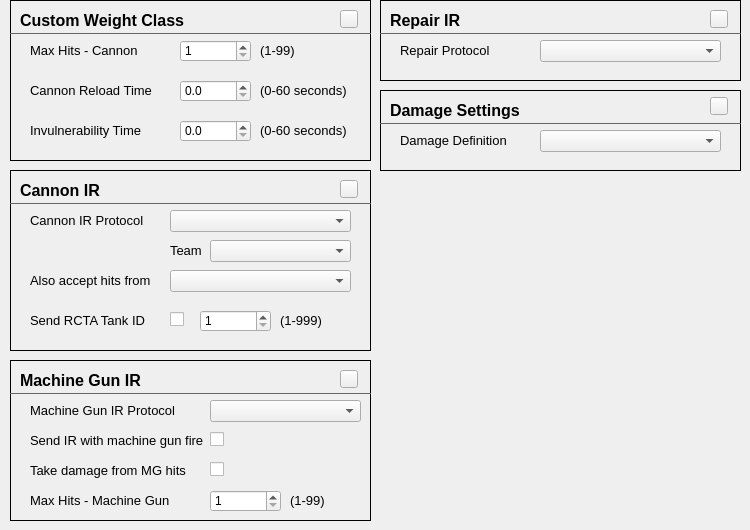
              <widget class="QWidget" name="pgBattle">
               <widget class="FrameContent" name="frmIR">
                <property name="geometry">
                 <rect>
                  <x>10</x>
                  <y>170</y>
                  <width>361</width>
                  <height>181</height>
                 </rect>
                </property>
                <property name="frameShape">
                 <enum>QFrame::Box</enum>
                </property>
                <widget class="QLabel" name="label_94">
                 <property name="geometry">
                  <rect>
                   <x>20</x>
                   <y>40</y>
                   <width>131</width>
                   <height>21</height>
                  </rect>
                 </property>
                 <property name="font">
                  <font>
                   <pointsize>10</pointsize>
                  </font>
                 </property>
                 <property name="text">
                  <string>Cannon IR Protocol</string>
                 </property>
                </widget>
                <widget class="QLabel" name="label_95">
                 <property name="geometry">
                  <rect>
                   <x>10</x>
                   <y>10</y>
                   <width>131</width>
                   <height>21</height>
                  </rect>
                 </property>
                 <property name="font">
                  <font>
                   <family>MS Shell Dlg 2</family>
                   <pointsize>12</pointsize>
                   <weight>75</weight>
                   <bold>true</bold>
                  </font>
                 </property>
                 <property name="text">
                  <string>Cannon IR</string>
                 </property>
                </widget>
                <widget class="QFrame" name="frame_23">
                 <property name="geometry">
                  <rect>
                   <x>0</x>
                   <y>23</y>
                   <width>361</width>
                   <height>20</height>
                  </rect>
                 </property>
                 <property name="styleSheet">
                  <string notr="true">color: #666;</string>
                 </property>
                 <property name="frameShape">
                  <enum>QFrame::HLine</enum>
                 </property>
                 <property name="frameShadow">
                  <enum>QFrame::Plain</enum>
                 </property>
                </widget>
                <widget class="HelpButton" name="hpbCannonIR">
                 <property name="geometry">
                  <rect>
                   <x>330</x>
                   <y>10</y>
                   <width>18</width>
                   <height>18</height>
                  </rect>
                 </property>
                 <property name="maximumSize">
                  <size>
                   <width>18</width>
                   <height>18</height>
                  </size>
                 </property>
                 <property name="text">
                  <string/>
                 </property>
                </widget>
                <widget class="IRProtocolComboBox" name="cboFireProtocol">
                 <property name="geometry">
                  <rect>
                   <x>160</x>
                   <y>40</y>
                   <width>181</width>
                   <height>22</height>
                  </rect>
                 </property>
                </widget>
                <widget class="QLabel" name="lblHitProtocol_2">
                 <property name="geometry">
                  <rect>
                   <x>20</x>
                   <y>100</y>
                   <width>131</width>
                   <height>21</height>
                  </rect>
                 </property>
                 <property name="font">
                  <font>
                   <pointsize>10</pointsize>
                  </font>
                 </property>
                 <property name="text">
                  <string>Also accept hits from</string>
                 </property>
                 <property name="alignment">
                  <set>Qt::AlignLeading|Qt::AlignLeft|Qt::AlignVCenter</set>
                 </property>
                </widget>
                <widget class="IRProtocolComboBox" name="cboHitProtocol_2">
                 <property name="geometry">
                  <rect>
                   <x>160</x>
                   <y>100</y>
                   <width>181</width>
                   <height>22</height>
                  </rect>
                 </property>
                </widget>
                <widget class="QLabel" name="lblSendRCTAID">
                 <property name="geometry">
                  <rect>
                   <x>20</x>
                   <y>140</y>
                   <width>131</width>
                   <height>21</height>
                  </rect>
                 </property>
                 <property name="font">
                  <font>
                   <pointsize>10</pointsize>
                  </font>
                 </property>
                 <property name="text">
                  <string>Send RCTA Tank ID</string>
                 </property>
                 <property name="alignment">
                  <set>Qt::AlignLeading|Qt::AlignLeft|Qt::AlignVCenter</set>
                 </property>
                </widget>
                <widget class="QSpinBox" name="spinTankID">
                 <property name="geometry">
                  <rect>
                   <x>190</x>
                   <y>140</y>
                   <width>71</width>
                   <height>22</height>
                  </rect>
                 </property>
                 <property name="minimum">
                  <number>1</number>
                 </property>
                 <property name="maximum">
                  <number>999</number>
                 </property>
                </widget>
                <widget class="QLabel" name="lblSpinTankID">
                 <property name="geometry">
                  <rect>
                   <x>270</x>
                   <y>140</y>
                   <width>51</width>
                   <height>21</height>
                  </rect>
                 </property>
                 <property name="font">
                  <font>
                   <pointsize>10</pointsize>
                  </font>
                 </property>
                 <property name="text">
                  <string>(1-999)</string>
                 </property>
                </widget>
                <widget class="QCheckBox" name="chkSendTankID">
                 <property name="geometry">
                  <rect>
                   <x>160</x>
                   <y>140</y>
                   <width>16</width>
                   <height>18</height>
                  </rect>
                 </property>
                 <property name="text">
                  <string/>
                 </property>
                </widget>
                <widget class="IRTeamsComboBox" name="cboTeam">
                 <property name="geometry">
                  <rect>
                   <x>200</x>
                   <y>70</y>
                   <width>141</width>
                   <height>22</height>
                  </rect>
                 </property>
                </widget>
                <widget class="QLabel" name="lblTeam">
                 <property name="geometry">
                  <rect>
                   <x>160</x>
                   <y>70</y>
                   <width>41</width>
                   <height>21</height>
                  </rect>
                 </property>
                 <property name="font">
                  <font>
                   <pointsize>10</pointsize>
                  </font>
                 </property>
                 <property name="text">
                  <string>Team</string>
                 </property>
                </widget>
               </widget>
               <widget class="FrameContent" name="frmWeightClass">
                <property name="geometry">
                 <rect>
                  <x>10</x>
                  <y>0</y>
                  <width>361</width>
                  <height>161</height>
                 </rect>
                </property>
                <property name="frameShape">
                 <enum>QFrame::Box</enum>
                </property>
                <property name="frameShadow">
                 <enum>QFrame::Plain</enum>
                </property>
                <widget class="QFrame" name="frame_28">
                 <property name="geometry">
                  <rect>
                   <x>0</x>
                   <y>23</y>
                   <width>361</width>
                   <height>20</height>
                  </rect>
                 </property>
                 <property name="styleSheet">
                  <string notr="true">color: #666;</string>
                 </property>
                 <property name="frameShape">
                  <enum>QFrame::HLine</enum>
                 </property>
                 <property name="frameShadow">
                  <enum>QFrame::Plain</enum>
                 </property>
                </widget>
                <widget class="HelpButton" name="hpbWeightClass">
                 <property name="geometry">
                  <rect>
                   <x>330</x>
                   <y>10</y>
                   <width>18</width>
                   <height>18</height>
                  </rect>
                 </property>
                 <property name="maximumSize">
                  <size>
                   <width>18</width>
                   <height>18</height>
                  </size>
                 </property>
                 <property name="text">
                  <string/>
                 </property>
                </widget>
                <widget class="QLabel" name="label_129">
                 <property name="geometry">
                  <rect>
                   <x>10</x>
                   <y>10</y>
                   <width>181</width>
                   <height>21</height>
                  </rect>
                 </property>
                 <property name="font">
                  <font>
                   <pointsize>12</pointsize>
                   <weight>75</weight>
                   <bold>true</bold>
                  </font>
                 </property>
                 <property name="text">
                  <string>Custom Weight Class</string>
                 </property>
                </widget>
                <widget class="QLabel" name="label_117">
                 <property name="geometry">
                  <rect>
                   <x>20</x>
                   <y>40</y>
                   <width>131</width>
                   <height>21</height>
                  </rect>
                 </property>
                 <property name="font">
                  <font>
                   <pointsize>10</pointsize>
                  </font>
                 </property>
                 <property name="text">
                  <string>Max Hits - Cannon</string>
                 </property>
                </widget>
                <widget class="QLabel" name="label_96">
                 <property name="geometry">
                  <rect>
                   <x>20</x>
                   <y>80</y>
                   <width>131</width>
                   <height>21</height>
                  </rect>
                 </property>
                 <property name="font">
                  <font>
                   <pointsize>10</pointsize>
                  </font>
                 </property>
                 <property name="text">
                  <string>Cannon Reload Time</string>
                 </property>
                </widget>
                <widget class="QSpinBox" name="spinMaxHits">
                 <property name="geometry">
                  <rect>
                   <x>170</x>
                   <y>40</y>
                   <width>71</width>
                   <height>22</height>
                  </rect>
                 </property>
                 <property name="minimum">
                  <number>1</number>
                 </property>
                 <property name="maximum">
                  <number>99</number>
                 </property>
                </widget>
                <widget class="QLabel" name="label_97">
                 <property name="geometry">
                  <rect>
                   <x>20</x>
                   <y>120</y>
                   <width>121</width>
                   <height>21</height>
                  </rect>
                 </property>
                 <property name="font">
                  <font>
                   <pointsize>10</pointsize>
                  </font>
                 </property>
                 <property name="text">
                  <string>Invulnerability Time</string>
                 </property>
                </widget>
                <widget class="QLabel" name="label_132">
                 <property name="geometry">
                  <rect>
                   <x>250</x>
                   <y>80</y>
                   <width>91</width>
                   <height>21</height>
                  </rect>
                 </property>
                 <property name="font">
                  <font>
                   <pointsize>10</pointsize>
                  </font>
                 </property>
                 <property name="text">
                  <string>(0-60 seconds)</string>
                 </property>
                </widget>
                <widget class="QDoubleSpinBox" name="dspinReloadTime">
                 <property name="geometry">
                  <rect>
                   <x>170</x>
                   <y>80</y>
                   <width>71</width>
                   <height>22</height>
                  </rect>
                 </property>
                 <property name="decimals">
                  <number>1</number>
                 </property>
                 <property name="maximum">
                  <double>60.000000000000000</double>
                 </property>
                 <property name="singleStep">
                  <double>0.500000000000000</double>
                 </property>
                </widget>
                <widget class="QDoubleSpinBox" name="dspinRecoveryTime">
                 <property name="geometry">
                  <rect>
                   <x>170</x>
                   <y>120</y>
                   <width>71</width>
                   <height>22</height>
                  </rect>
                 </property>
                 <property name="decimals">
                  <number>1</number>
                 </property>
                 <property name="maximum">
                  <double>60.000000000000000</double>
                 </property>
                 <property name="singleStep">
                  <double>0.500000000000000</double>
                 </property>
                </widget>
                <widget class="QLabel" name="label_133">
                 <property name="geometry">
                  <rect>
                   <x>250</x>
                   <y>120</y>
                   <width>91</width>
                   <height>21</height>
                  </rect>
                 </property>
                 <property name="font">
                  <font>
                   <pointsize>10</pointsize>
                  </font>
                 </property>
                 <property name="text">
                  <string>(0-60 seconds)</string>
                 </property>
                </widget>
                <widget class="QLabel" name="label_134">
                 <property name="geometry">
                  <rect>
                   <x>250</x>
                   <y>40</y>
                   <width>41</width>
                   <height>21</height>
                  </rect>
                 </property>
                 <property name="font">
                  <font>
                   <pointsize>10</pointsize>
                  </font>
                 </property>
                 <property name="text">
                  <string>(1-99)</string>
                 </property>
                </widget>
               </widget>
               <widget class="FrameContent" name="frmMGIR">
                <property name="geometry">
                 <rect>
                  <x>10</x>
                  <y>360</y>
                  <width>361</width>
                  <height>161</height>
                 </rect>
                </property>
                <property name="frameShape">
                 <enum>QFrame::Box</enum>
                </property>
                <property name="frameShadow">
                 <enum>QFrame::Plain</enum>
                </property>
                <widget class="QSpinBox" name="spinMaxMGHits">
                 <property name="geometry">
                  <rect>
                   <x>200</x>
                   <y>130</y>
                   <width>71</width>
                   <height>22</height>
                  </rect>
                 </property>
                 <property name="minimum">
                  <number>1</number>
                 </property>
                 <property name="maximum">
                  <number>99</number>
                 </property>
                </widget>
                <widget class="QCheckBox" name="chkAcceptMG">
                 <property name="geometry">
                  <rect>
                   <x>200</x>
                   <y>100</y>
                   <width>16</width>
                   <height>18</height>
                  </rect>
                 </property>
                 <property name="text">
                  <string/>
                 </property>
                </widget>
                <widget class="QLabel" name="lblMaxMGHits1">
                 <property name="geometry">
                  <rect>
                   <x>20</x>
                   <y>130</y>
                   <width>141</width>
                   <height>21</height>
                  </rect>
                 </property>
                 <property name="font">
                  <font>
                   <pointsize>10</pointsize>
                  </font>
                 </property>
                 <property name="text">
                  <string>Max Hits - Machine Gun</string>
                 </property>
                </widget>
                <widget class="QLabel" name="lblUseMG">
                 <property name="geometry">
                  <rect>
                   <x>20</x>
                   <y>70</y>
                   <width>181</width>
                   <height>21</height>
                  </rect>
                 </property>
                 <property name="font">
                  <font>
                   <pointsize>10</pointsize>
                  </font>
                 </property>
                 <property name="text">
                  <string>Send IR with machine gun fire</string>
                 </property>
                </widget>
                <widget class="QLabel" name="label_144">
                 <property name="geometry">
                  <rect>
                   <x>10</x>
                   <y>10</y>
                   <width>131</width>
                   <height>21</height>
                  </rect>
                 </property>
                 <property name="font">
                  <font>
                   <family>MS Shell Dlg 2</family>
                   <pointsize>12</pointsize>
                   <weight>75</weight>
                   <bold>true</bold>
                  </font>
                 </property>
                 <property name="text">
                  <string>Machine Gun IR</string>
                 </property>
                </widget>
                <widget class="QCheckBox" name="chkUseMG">
                 <property name="geometry">
                  <rect>
                   <x>200</x>
                   <y>70</y>
                   <width>16</width>
                   <height>18</height>
                  </rect>
                 </property>
                 <property name="text">
                  <string/>
                 </property>
                </widget>
                <widget class="QLabel" name="lblMaxMGHits2">
                 <property name="geometry">
                  <rect>
                   <x>280</x>
                   <y>130</y>
                   <width>41</width>
                   <height>21</height>
                  </rect>
                 </property>
                 <property name="font">
                  <font>
                   <pointsize>10</pointsize>
                  </font>
                 </property>
                 <property name="text">
                  <string>(1-99)</string>
                 </property>
                </widget>
                <widget class="MGProtocolComboBox" name="cboMGProtocol">
                 <property name="geometry">
                  <rect>
                   <x>200</x>
                   <y>40</y>
                   <width>151</width>
                   <height>22</height>
                  </rect>
                 </property>
                </widget>
                <widget class="QLabel" name="lblMGProtocol">
                 <property name="geometry">
                  <rect>
                   <x>20</x>
                   <y>40</y>
                   <width>151</width>
                   <height>21</height>
                  </rect>
                 </property>
                 <property name="font">
                  <font>
                   <pointsize>10</pointsize>
                  </font>
                 </property>
                 <property name="text">
                  <string>Machine Gun IR Protocol</string>
                 </property>
                </widget>
                <widget class="QFrame" name="frame_30">
                 <property name="geometry">
                  <rect>
                   <x>0</x>
                   <y>23</y>
                   <width>361</width>
                   <height>20</height>
                  </rect>
                 </property>
                 <property name="styleSheet">
                  <string notr="true">color: #666;</string>
                 </property>
                 <property name="frameShape">
                  <enum>QFrame::HLine</enum>
                 </property>
                 <property name="frameShadow">
                  <enum>QFrame::Plain</enum>
                 </property>
                </widget>
                <widget class="QLabel" name="lblAcceptMG">
                 <property name="geometry">
                  <rect>
                   <x>20</x>
                   <y>100</y>
                   <width>161</width>
                   <height>21</height>
                  </rect>
                 </property>
                 <property name="font">
                  <font>
                   <pointsize>10</pointsize>
                  </font>
                 </property>
                 <property name="text">
                  <string>Take damage from MG hits</string>
                 </property>
                </widget>
                <widget class="HelpButton" name="hpbMGIR">
                 <property name="geometry">
                  <rect>
                   <x>330</x>
                   <y>10</y>
                   <width>18</width>
                   <height>18</height>
                  </rect>
                 </property>
                 <property name="maximumSize">
                  <size>
                   <width>18</width>
                   <height>18</height>
                  </size>
                 </property>
                 <property name="text">
                  <string/>
                 </property>
                </widget>
               </widget>
               <widget class="FrameContent" name="frmDamage">
                <property name="geometry">
                 <rect>
                  <x>380</x>
                  <y>90</y>
                  <width>361</width>
                  <height>81</height>
                 </rect>
                </property>
                <property name="frameShape">
                 <enum>QFrame::Box</enum>
                </property>
                <property name="frameShadow">
                 <enum>QFrame::Plain</enum>
                </property>
                <widget class="DamageProfileComboBox" name="cboDamageProfile">
                 <property name="geometry">
                  <rect>
                   <x>160</x>
                   <y>40</y>
                   <width>181</width>
                   <height>22</height>
                  </rect>
                 </property>
                </widget>
                <widget class="QLabel" name="lblDamageProfile">
                 <property name="geometry">
                  <rect>
                   <x>20</x>
                   <y>40</y>
                   <width>111</width>
                   <height>21</height>
                  </rect>
                 </property>
                 <property name="font">
                  <font>
                   <pointsize>10</pointsize>
                  </font>
                 </property>
                 <property name="text">
                  <string>Damage Definition</string>
                 </property>
                </widget>
                <widget class="QLabel" name="label_146">
                 <property name="geometry">
                  <rect>
                   <x>10</x>
                   <y>10</y>
                   <width>161</width>
                   <height>21</height>
                  </rect>
                 </property>
                 <property name="font">
                  <font>
                   <family>MS Shell Dlg 2</family>
                   <pointsize>12</pointsize>
                   <weight>75</weight>
                   <bold>true</bold>
                  </font>
                 </property>
                 <property name="text">
                  <string>Damage Settings</string>
                 </property>
                </widget>
                <widget class="HelpButton" name="hpbDamage">
                 <property name="geometry">
                  <rect>
                   <x>330</x>
                   <y>7</y>
                   <width>18</width>
                   <height>18</height>
                  </rect>
                 </property>
                 <property name="maximumSize">
                  <size>
                   <width>18</width>
                   <height>18</height>
                  </size>
                 </property>
                 <property name="text">
                  <string/>
                 </property>
                </widget>
                <widget class="QFrame" name="frame_31">
                 <property name="geometry">
                  <rect>
                   <x>0</x>
                   <y>23</y>
                   <width>361</width>
                   <height>20</height>
                  </rect>
                 </property>
                 <property name="styleSheet">
                  <string notr="true">color: #666;</string>
                 </property>
                 <property name="frameShape">
                  <enum>QFrame::HLine</enum>
                 </property>
                 <property name="frameShadow">
                  <enum>QFrame::Plain</enum>
                 </property>
                </widget>
               </widget>
               <widget class="FrameContent" name="frmRepairIR">
                <property name="geometry">
                 <rect>
                  <x>380</x>
                  <y>0</y>
                  <width>361</width>
                  <height>81</height>
                 </rect>
                </property>
                <property name="frameShape">
                 <enum>QFrame::Box</enum>
                </property>
                <property name="frameShadow">
                 <enum>QFrame::Plain</enum>
                </property>
                <widget class="QFrame" name="frame_32">
                 <property name="geometry">
                  <rect>
                   <x>0</x>
                   <y>23</y>
                   <width>361</width>
                   <height>20</height>
                  </rect>
                 </property>
                 <property name="styleSheet">
                  <string notr="true">color: #666;</string>
                 </property>
                 <property name="frameShape">
                  <enum>QFrame::HLine</enum>
                 </property>
                 <property name="frameShadow">
                  <enum>QFrame::Plain</enum>
                 </property>
                </widget>
                <widget class="QLabel" name="label_147">
                 <property name="geometry">
                  <rect>
                   <x>10</x>
                   <y>10</y>
                   <width>131</width>
                   <height>21</height>
                  </rect>
                 </property>
                 <property name="font">
                  <font>
                   <family>MS Shell Dlg 2</family>
                   <pointsize>12</pointsize>
                   <weight>75</weight>
                   <bold>true</bold>
                  </font>
                 </property>
                 <property name="text">
                  <string>Repair IR</string>
                 </property>
                </widget>
                <widget class="HelpButton" name="hpbRepairIR">
                 <property name="geometry">
                  <rect>
                   <x>330</x>
                   <y>10</y>
                   <width>18</width>
                   <height>18</height>
                  </rect>
                 </property>
                 <property name="maximumSize">
                  <size>
                   <width>18</width>
                   <height>18</height>
                  </size>
                 </property>
                 <property name="text">
                  <string/>
                 </property>
                </widget>
                <widget class="RepairProtocolComboBox" name="cboRepairProtocol">
                 <property name="geometry">
                  <rect>
                   <x>160</x>
                   <y>40</y>
                   <width>181</width>
                   <height>22</height>
                  </rect>
                 </property>
                </widget>
                <widget class="QLabel" name="lblRepairProtocol">
                 <property name="geometry">
                  <rect>
                   <x>20</x>
                   <y>40</y>
                   <width>101</width>
                   <height>21</height>
                  </rect>
                 </property>
                 <property name="font">
                  <font>
                   <pointsize>10</pointsize>
                  </font>
                 </property>
                 <property name="text">
                  <string>Repair Protocol</string>
                 </property>
                </widget>
               </widget>
              </widget>
